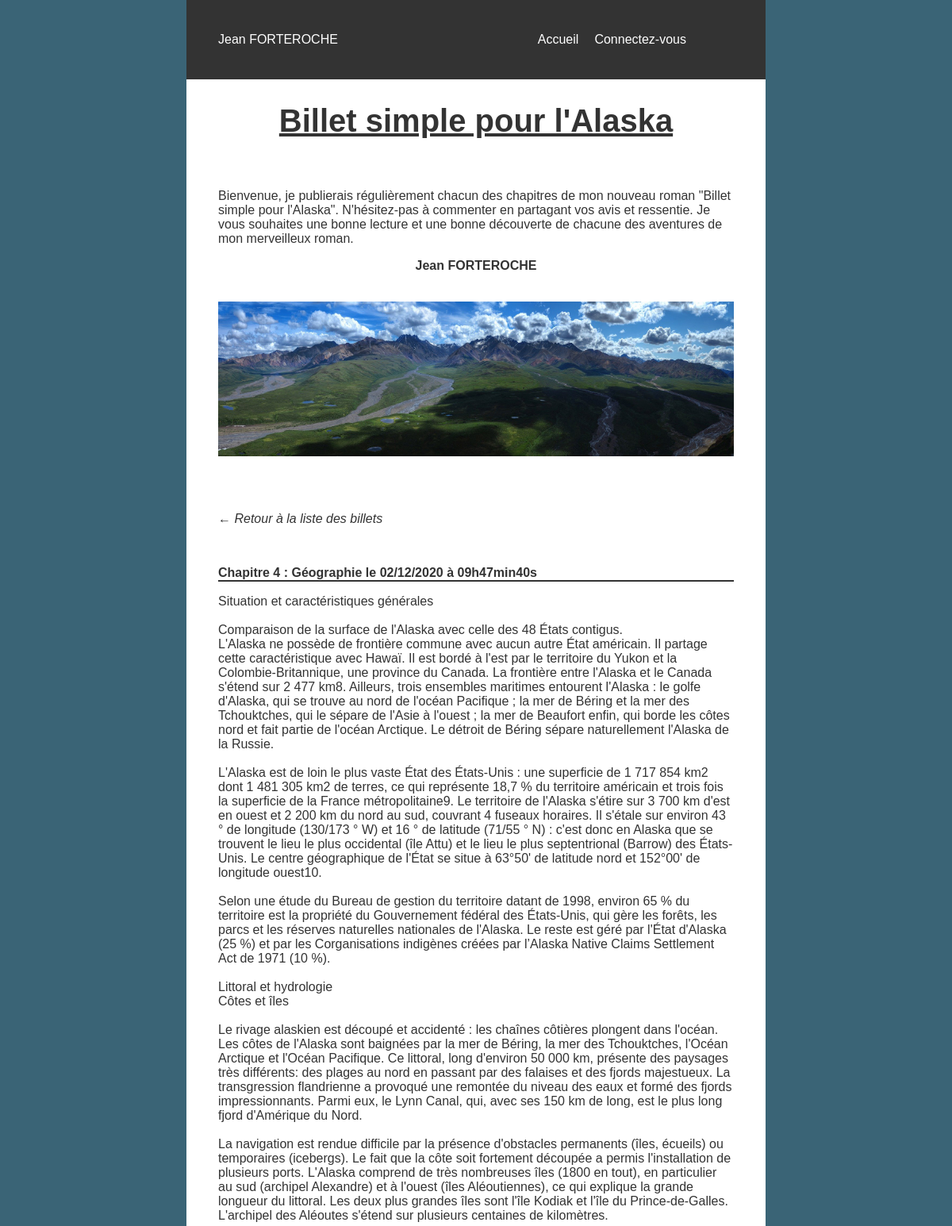
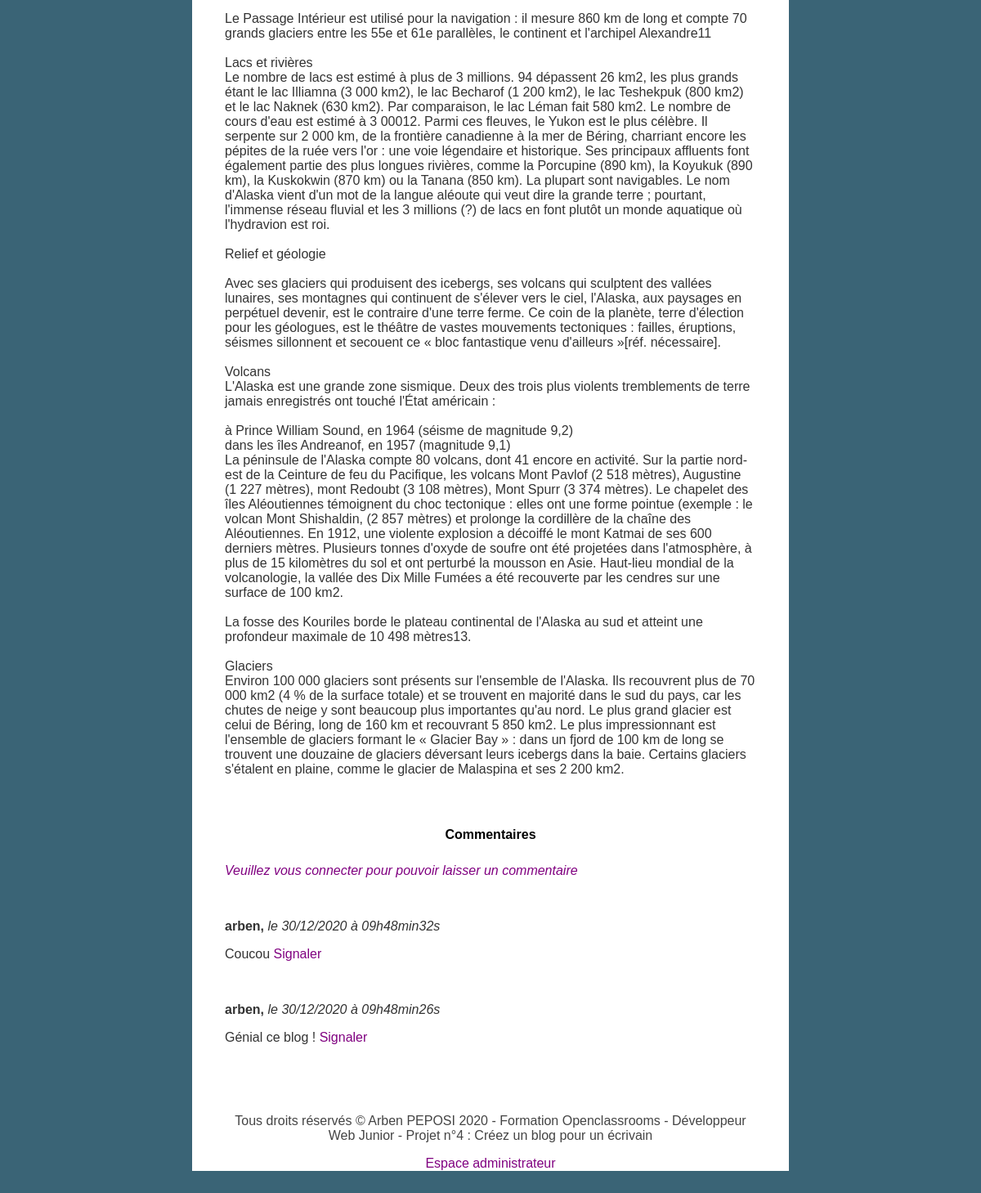
The app's page /index.php?action=post&id=177 with its own data (2 pictures, top to bottom).
### tables this page shows
CREATE TABLE `post` (
  `id` int(11) NOT NULL AUTO_INCREMENT,
  `title` text NOT NULL,
  `content` text NOT NULL,
  `creation_date` datetime NOT NULL,
  PRIMARY KEY (`id`)
);

CREATE TABLE IF NOT EXISTS `comment` (
  `id` int(11) NOT NULL AUTO_INCREMENT,
  `post_id` int(11) NOT NULL,
  `author` varchar(255) NOT NULL,
  `comment` text NOT NULL,
  `comment_date` datetime NOT NULL,
  `report` tinyint(1) DEFAULT '0',
  PRIMARY KEY (`id`)
);

### Controller/ControllerCRUD.php (called while the page is built, shortened)
<?php
require_once('Model/PostManager.php');
require_once('Model/CommentManager.php');
function read($id)
{
    $postId = new Post();
    $postId->setId($id);
    $postManager = new PostManager();
    $post = $postManager->getPost($postId);
    $commentManager = new CommentManager();
    $comment = $commentManager->getComment($_GET['id']);
    require('View/frontend/PostView.php');
}

### model/PostManager.php (called while the page is built, shortened)
<?php
require_once('Entity/Post.php');
class PostManager
{
    public function getPost($id)
    {
        $connexion = new Manager();
        $db = $connexion->dbConnect();
        $req = $db->prepare('SELECT id, title, content, DATE_FORMAT(creation_date, \'%d/%m/%Y à %Hh%imin%ss\') AS creation_date_fr FROM post WHERE id = :id');
        $req->execute(array(
            "id" => $id->getId()
        ));
        $req->setFetchMode(\PDO::FETCH_CLASS, Post::class);
        $post = $req->fetch();
        return $post;
    }
}

### model/Entity/Post.php (called while the page is built, shortened)
<?php
class Post {
    private $_id;
    public function getId() {
        return $this->_id;
    }
    public function setId($id) {
        $this->_id = $id;
    }
}

### model/CommentManager.php (called while the page is built, shortened)
<?php
class CommentManager {
    public function getComment($postId)
    {
        $connexion = new Manager();
        $db = $connexion->dbConnect();
        $req = $db->prepare('SELECT id, author, comment, report, DATE_FORMAT(comment_date, \'%d/%m/%Y à %Hh%imin%ss\') AS comment_date_fr FROM comment WHERE post_id = ? ORDER BY comment_date DESC');
        $req->setFetchMode(\PDO::FETCH_CLASS, Comment::class);
        $req->execute(array($postId));
        $comment = $req->fetchAll();
        return $comment;
    }
}

### view/frontend/postView.php (the view, shortened to what this page needs)
<?php include('templates/Header.php');?>
<div class="bloc-page">
    <?php include('templates/Intro.php');?>
    <section class="posts">
        <article>
            <p class="return_post"><a href="index.php">&#x2190; Retour à la liste des billets</a></p>
            <br>
            <p class="title"><?= htmlspecialchars_decode(substr($post->title,0,200))?><span> le <?= $post->creation_date_fr ?></span></p>
            <p class="element"><span><?= nl2br(htmlspecialchars_decode($post->content)) ?></span></p>
            <br><br>
            <h2>Commentaires</h2>
                <form action="index.php?action=addComment&amp;id=<?= $post->id ?>" method="post">
                <?php
                if(isset($_SESSION['username'])) {
                    ?> <p><span class="user"><?php print $_SESSION['username'];?></span></p>
                <p>
                <textarea id="comment" name="comment"  rows="4" cols="150" placeholder="Veuillez saisir votre commentaire içi..."> </textarea> <br>
                    <input type="submit" id="submit" name="submit" value="Envoyer"><br>
                </p>
                <?php } else {
                    ?><p><a class="com_if_connect" href="index.php?action=connexion">Veuillez vous connecter pour pouvoir laisser un commentaire </a></p>
                    <?php
                }
                ?>
                </form>
                <br>
                <?php foreach($comment as $data) :  ?>
                <p><strong> <?= htmlspecialchars_decode($data->author) ?>, </strong> <span class="date">le  <?= $data->comment_date_fr?></span></p>
                <p>
                <?php if($data->report == 1) {
                    ?>
                    <p><?= nl2br(htmlspecialchars_decode($data->comment)) ?> <span class="report">(commentaire signalé)</span></p>
                <?php } else {  ?>
                    <p><?= nl2br(htmlspecialchars_decode($data->comment)) ?> <a href="index.php?action=report&amp;id=<?= $data->id ?>"> Signaler</a></p>
                <?php } ?>
                <br>
                <?php
                    endforeach;
                ?>
        </article>
    </section>
    <?php include('templates/Footer.php'); ?>
    <p class="admin"><a href="index.php?action=connexionAdmin">Espace administrateur</a></p>
</div>
 <?php require('templates/Html.php'); ?>

### Public/css/style.css (style rules this page uses)
body { margin: 0; padding: 0; box-sizing: border-box; background: #3A6476; }
* { font-family: sans-serif; font-size: 1em; list-style: none; text-decoration: none; }
a { color: purple; }
p, h1, .return_post a, .writer { color: #333; }
.return_post a, a.com_if_connect, .date { font-style: italic; }
.admin { color: purple; }
article a { color: purple; text-decoration: none; }
nav, .bloc-page { width: 1200px; padding: 0 40px 0 40px; }
.bloc-page { margin: 100px auto 50px auto; height: auto; background: #FFF; }
.title { text-align: left; font-weight: bold; border-bottom: 2px solid #333; }
.description, .posts { text-align: left; }
h2, .connexion p, .inscription p { margin: 0; text-align: center; padding: 10px; }
p.admin { text-align:center; }

### Public/css/responsive.css (style rules this page uses)
@media all and (max-width: 1200px) { nav, .bloc-page { width: 900px; } }
@media all and (max-device-width:992px) { nav, .bloc-page { width: 650px; } }

### records on screen
post: title "Chapitre 4 : Géographie", content "Situation et caractéristiques générales Comparaison de la surface de l'Alaska avec celle des 48 États contigus. L'Alaska ne possède de frontière commune avec aucun autre État américain. Il partage cette caractéristique avec Hawaï. Il est bordé à l'est par le territoire du Yukon et la Colombie-Britannique, une province du Canada. La frontière entre l'Alaska et le Canada s'étend sur 2 477 km8. Ailleurs, trois ensembles maritimes entourent l'Alaska : le golfe d'Alaska, qui se trouve au nord de l'océan Pacifique ; la mer de Béring et la mer des Tchouktches, qui le sépare de l'Asie à l'ouest ; la mer de Beaufort enfin, qui borde les côtes nord et fait partie de l'océan Arctique. Le détroit de…"
comment: author "arben", comment_date_fr "30/12/2020 à 09h48min32s", comment "Coucou"
comment: author "arben", comment_date_fr "30/12/2020 à 09h48min26s", comment "Génial ce blog !"

### other values on screen
$post->creation_date_fr "02/12/2020 à 09h47min40s"
